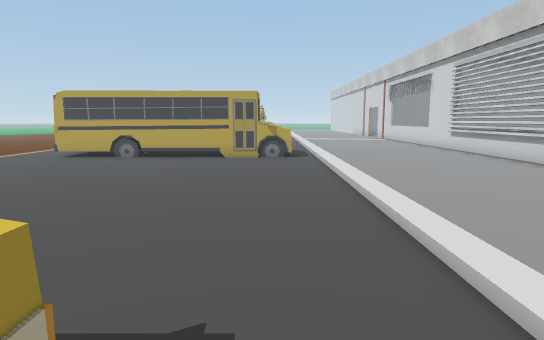
view 1 (above)

24 first-person views from a walk through a Unity game level. The camera is 1.5 m above the floor, tilts 8° down and sees 75° across. The floor is counted in squares, 1 m on a side. Each view is taken from the middle of a square. On the plan, view 1 faces up. The plan holds only what a view shows up to about 16 squares ahead; the rest is blank. The place goes on beyond the plan. The player is left out. Door leaves are left out, so doorways stand open. Some surface patterns are stand-ins.

view 2
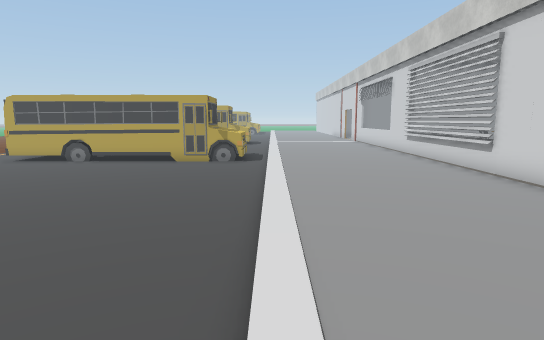

view 3
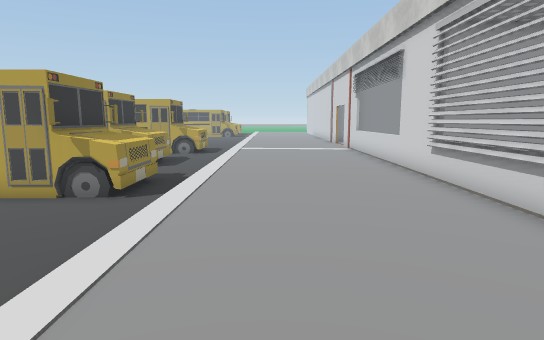

view 4
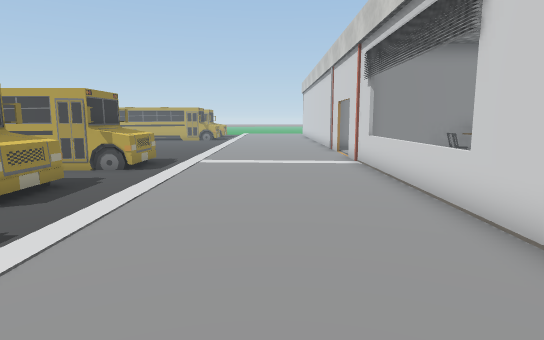

view 5
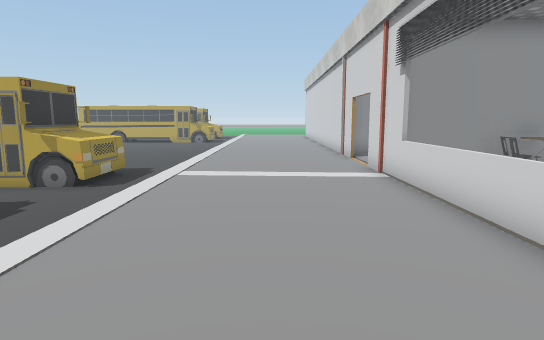

view 6
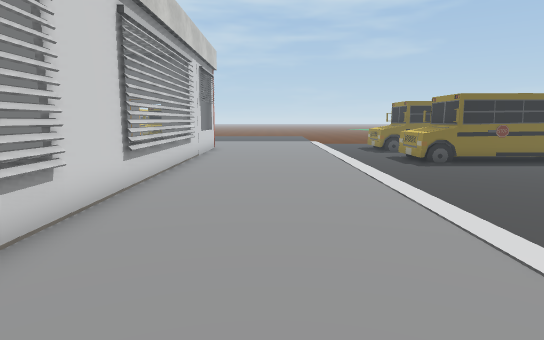

view 7
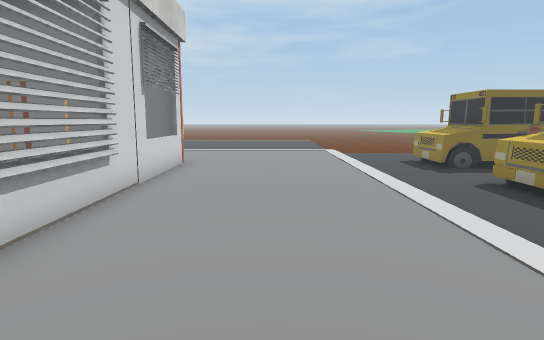

view 8
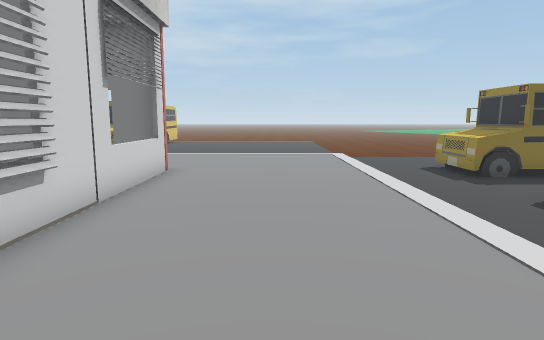

view 9
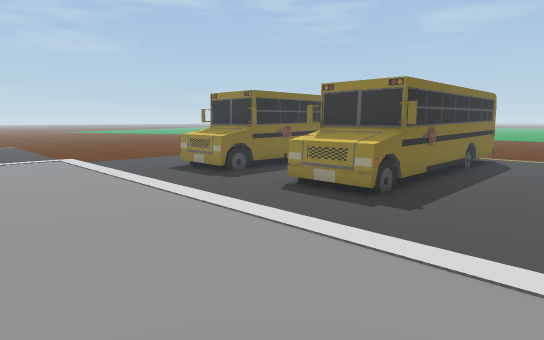

view 10
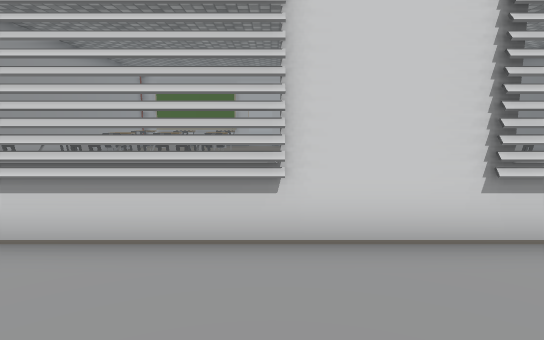

view 11
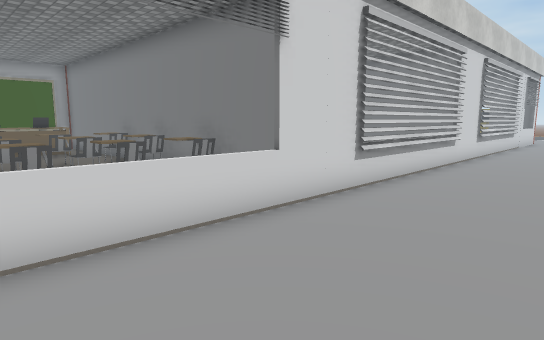

view 12
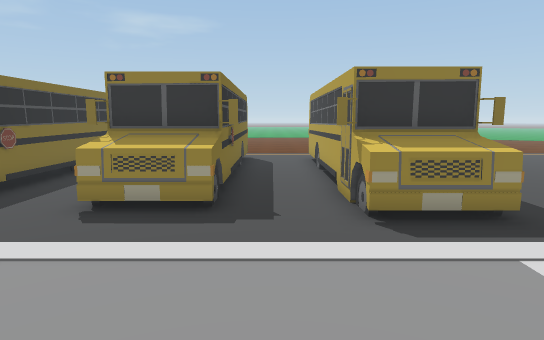

view 13
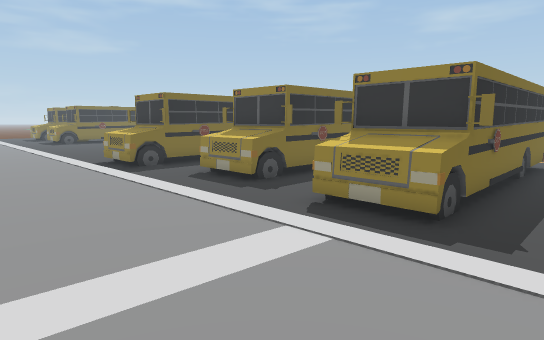

view 14
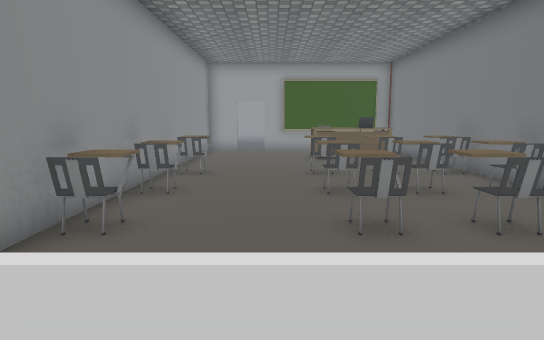

view 15
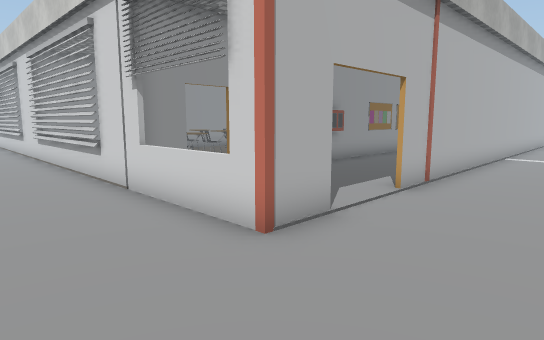

view 16
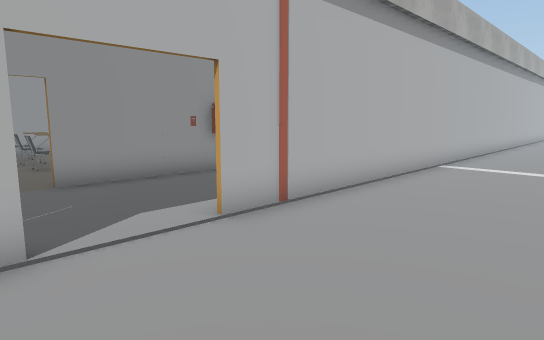

view 17
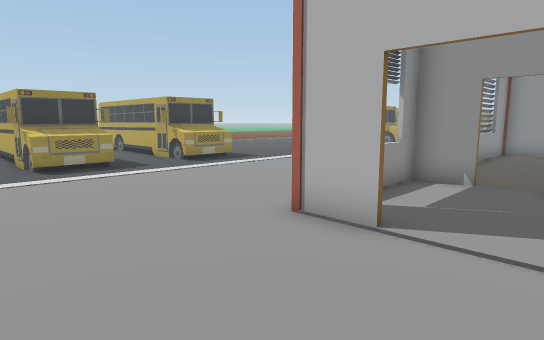

view 18
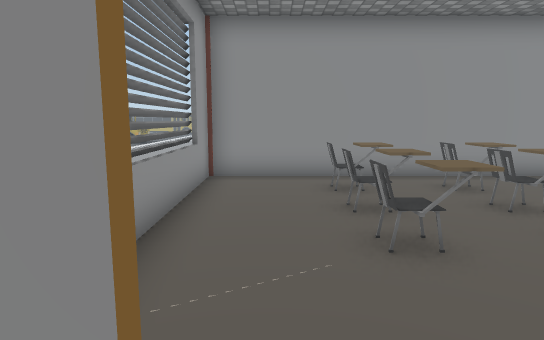

view 19
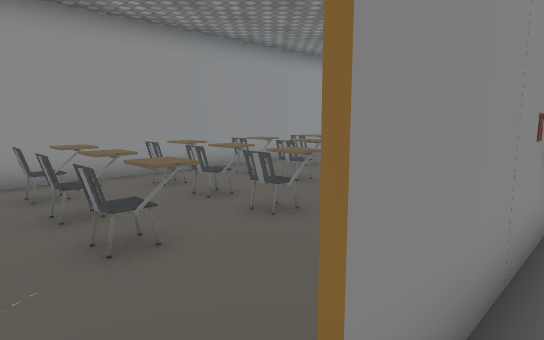

view 20
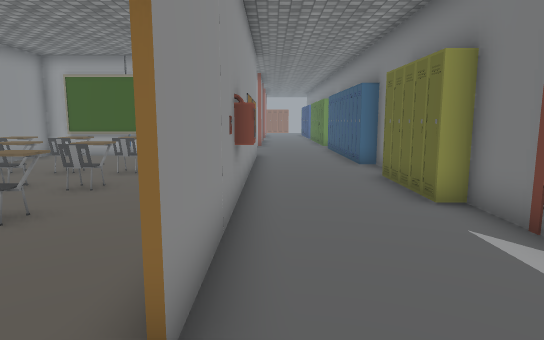

view 21
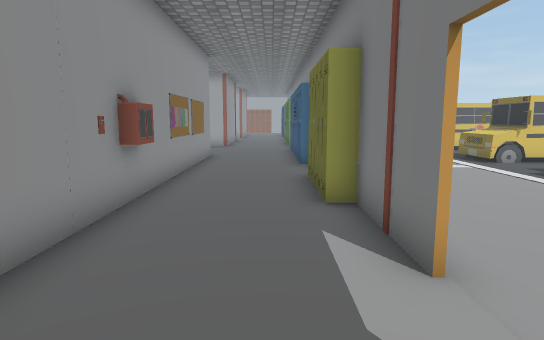

view 22
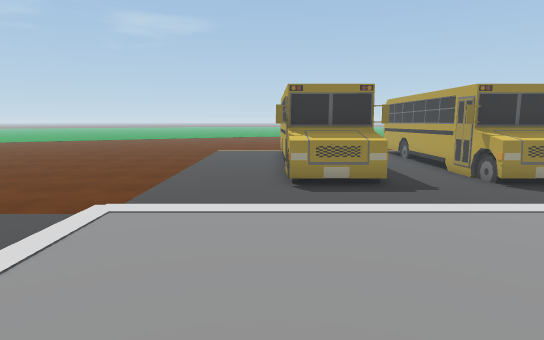

view 23
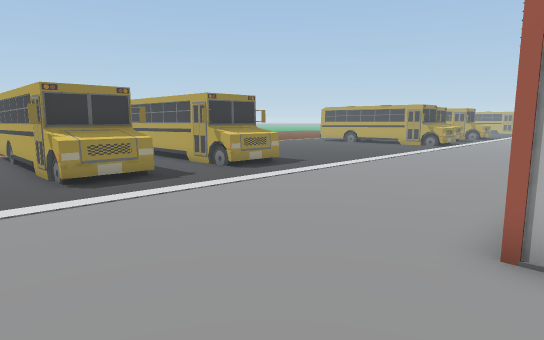

view 24
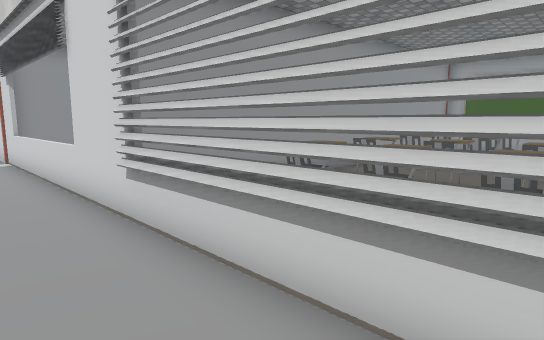

### Floor plan
Key: @ floor where view 1 was taken; # wall or solid block; x gap in a wall; . main floor; - floor 0.25 m lower than the main floor; / step, stairs or slope; D open door; = window, fence, low wall or low ledge; B bus; C chair; P pillar; T table; L laptop; K locker; O other object.
Columns run from 6 left of view 1 to 25 right of it. Each row starts with its distance up from view 1.
 29    -----/.....D
 28  -------/.....D
 27 BBBBBBB-/.....#
 26      BB-/..... ######C########
 25 BBBBBBB-/.....#  CC.CC.CC.....
 24 --------/.....=  .............
 23 --------/.....=  .............
 22 BBBBBBB-/.....=  CC.CC.CC.....
 21     BBB-/.....=  .C.CC.C..TO
 20     BBB-/.....=  CC.CCCCC.LL
 19     -B--/.....=   ........LL
 18    -----/.....#  CC.CCCCC...
 17 BBBBBBB-/..... ###############
 16  B   BBB/.....#  CC CCCCCOO
 15 BB   BBB/.....#  CC C.CC OO   #
 14 BBBBBBB-/.....#  CCCCCCCCCC   #
 13 --------/.....#   C  ..C  C
 12 --------/.....#  CC CCOO OO
 11 --------/.....#
 10 --------/.....##
  9 --------/.....P################
  8 --------/.....#...............#
  7 --------/.....#..CC.CCCCCCC...#
  6  -------/.....=...C..C.C......#
  5   ------/.....=..CO.COCO.CO...#
  4  -------/.....=..............
  3 --------/.....=..CC.CC.CCCC
  2 --------/.....=..........
  1 BBBBBB--/.....#.......
  0     BB@-/.....##.x#############
 -1 BBBBBB--/.....#.......O.........
 -2 --------/.....=.................
 -3  -------/.....=.................
 -4 BBBBBB--/.....#......KKKK..KKKK
 -5     BB--/.....P#DDD#P###########
 -6 BBBBBB--/.......................
 -7 ----B---/.......................
 -8 --------/..................
 -9 --------/.......  ..  .....

Positions as (right, up) in squares from view 1, and headings:
1: (0, 0), facing up
2: (2, 0), facing up
3: (4, 7), facing up
4: (5, 13), facing up
5: (5, 16), facing up
6: (5, 15), facing down
7: (5, 8), facing down
8: (5, 6), facing down
9: (6, 5), facing down-left
10: (4, 10), facing right
11: (4, 23), facing down-right
12: (6, 23), facing left
13: (6, 29), facing down-left
14: (7, 23), facing right
15: (5, -8), facing up-right
16: (9, -9), facing up-right
17: (12, -9), facing up-left
18: (10, -1), facing up
19: (10, -1), facing up-right
20: (9, -1), facing right
21: (9, -3), facing right
22: (8, -7), facing left
23: (9, -9), facing up-left
24: (6, 11), facing up-right
